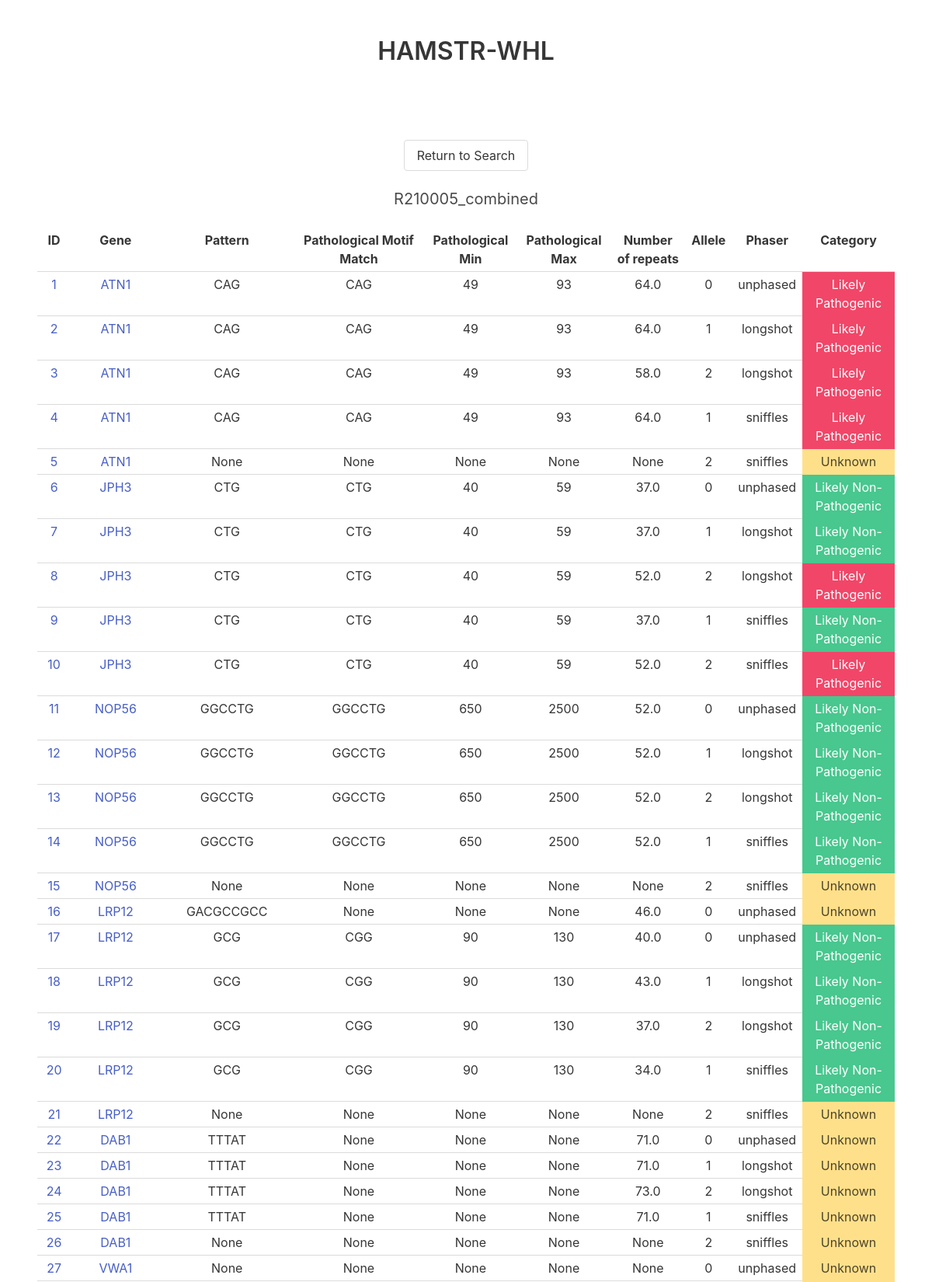
/sample/R210005_combined (upper part), run on the app's committed database.
### tables this page shows
CREATE TABLE Sample (
	id INTEGER PRIMARY KEY,
	sample VARCHAR(20)
);

CREATE TABLE Result (
	id INTEGER PRIMARY KEY AUTOINCREMENT,
	sample INTEGER NOT NULL,
	gene INTEGER NOT NULL,
	allele INTEGER,
	phaser INTEGER NOT NULL,
	pattern TEXT,
	motif INTEGER,
	numRepeats REAL,
	match INTEGER,
	score INTEGER,
	category TEXT CHECK(category IN ('Likely Pathogenic', 'Likely Non-Pathogenic', 'Unknown')) NULL DEFAULT NULL,
	sequence TEXT,
	FOREIGN KEY (sample) REFERENCES Sample(id),
	FOREIGN KEY (gene) REFERENCES Gene(id),
	FOREIGN KEY (motif) REFERENCES Motif(id),
	FOREIGN KEY (phaser) REFERENCES Phaser(id)
);

CREATE TABLE Gene (
  id INTEGER PRIMARY KEY AUTOINCREMENT,
  name VARCHAR(10) UNIQUE NOT NULL,
  chromosome VARCHAR(10) NOT NULL,
  phenotype TEXT,
  inheritanceMode VARCHAR(2) CHECK(inheritanceMode IN ('AD', 'AR', 'XL', 'CMPLX')) NULL DEFAULT NULL,
  startCoordHG38 VARCHAR(12),
  endCoordHG38 VARCHAR(12)
);

CREATE TABLE Motif (
  id INTEGER PRIMARY KEY AUTOINCREMENT,
  gene INTEGER NOT NULL,
  pattern VARCHAR(10) NOT NULL,
  size INTEGER,
  pathMin INTEGER,
  pathMax INTEGER,
  FOREIGN KEY (gene) REFERENCES Gene(id)
);

### app.py (the view)
@app.route("/sample/<sample>", methods=["POST","GET"])
def get_sample(sample):
	error = None
	conn = get_db()
	results = get_sample_results(sample, conn)
	if not results:
		error = "No results found for "+sample
	return render_template("sample_page.html", sample=sample, results=results, error=error)

### app.py (called while the page is built)
def get_db():
    db = getattr(g, '_database', None)
    if db is None:
        db = g._database = sqlite3.connect(DATABASE)
    return db

@app.teardown_appcontext
def close_connection(exception):
    db = getattr(g, '_database', None)
    if db is not None:
        db.close()

### data_reader.py (called while the page is built)
def get_sample_id(conn, sample):
	cur = conn.cursor()
	cur.execute("SELECT id FROM Sample WHERE sample LIKE ?;", (sample,))
	id = cur.fetchone()
	if id is not None:
		return id[0]
	return id

def get_sample_results(sample, conn):
	sample = get_sample_id(conn, sample)
	if sample is None:
		return None
	cur = conn.cursor()
	cur.execute("SELECT r.id, g.name, r.pattern, m.pattern, m.pathMin, m.pathMax, r.numRepeats, r.allele, r.phaser, r.category FROM Result r LEFT JOIN Gene g ON r.gene = g.id LEFT JOIN Motif m ON r.motif = m.id WHERE r.sample LIKE ?", (sample,))
	results = cur.fetchall()
	return results

### templates/sample_page.html (shortened to what this page needs)
<!DOCTYPE html>
<html lang="en" dir="ltr">
    <head>
        <link rel="stylesheet" href="https://cdn.jsdelivr.net/npm/bulma@0.9.1/css/bulma.css">
    </head>
    <body>
        <section class="section has-text-centered">
            <a href="/"><h1 class="title">HAMSTR-WHL</h1></a>
        </section>
        <section class="section has-text-centered">
						{% if error %}
								<h1 class="subtitle" style="color:hsl(348, 100%, 61%)">{{error}}</h1>
								<a href="/search"><button class="button">Return to Search</button></a>
						{% elif results %}
								<a href="/search"><button class="button">Return to Search</button></a>
								<br><br>
								<h1 class="subtitle">{{sample}}</h1>
								<div class="table-container">
									<table class="table is-hoverable is-narrow">
									<tr>
											<th>ID</th>
											<th>Gene</th>
											<th>Pattern</th>
											<th>Pathological Motif Match</th>
											<th>Pathological Min</th>
											<th>Pathological Max</th>
											<th>Number of repeats</th>
											<th>Allele</th>
											<th>Phaser</th>
											<th>Category</th>
									</tr>
									{% for result in results %}
											<tr>
													<td><a href="/result/{{result[0]}}">{{result[0]}}</a></td>
													<td><a href="/{{sample}}/{{result[1]}}">{{result[1]}}</a></td>
													<td>{{result[2]}}</td>
													<td>{{result[3]}}</td>
													<td>{{result[4]}}</td>
													<td>{{result[5]}}</td>
													<td>{{result[6]}}</td>
													<td>{{result[7]}}</td>
													<td>{{result[8]}}</td>
													{% if result[9] == 'Likely Pathogenic' %}
															<td class="is-danger">{{result[9]}}</td>
													{% elif result[9] == 'Unknown' %}
															<td class="is-warning">{{result[9]}}</td>
													{% elif result[9] == 'Likely Non-Pathogenic' %}
															<td class="is-success">{{result[9]}}</td>
													{% else %}
															<td></td>
													{% endif %}
											</tr>
									{% endfor %}
								</table>
							</div>
						{% endif %}
        </section>
    </body>
</html>

### templates/sample_page.html (style rules this page uses)
table { margin-left: auto; margin-right: auto; }

### data on the page
Sample: sample "R210005_combined"
Result: id "1", name "ATN1", pattern "CAG", pathMin "49", pathMax "93", numRepeats "64.0", allele "0", phaser "unphased", category "Likely Pathogenic"
Result: id "2", name "ATN1", pattern "CAG", pathMin "49", pathMax "93", numRepeats "64.0", allele "1", phaser "longshot", category "Likely Pathogenic"
Result: id "3", name "ATN1", pattern "CAG", pathMin "49", pathMax "93", numRepeats "58.0", allele "2", phaser "longshot", category "Likely Pathogenic"
Result: id "4", name "ATN1", pattern "CAG", pathMin "49", pathMax "93", numRepeats "64.0", allele "1", phaser "sniffles", category "Likely Pathogenic"
Result: id "5", name "ATN1", result "None", allele "2", phaser "sniffles", category "Unknown"
Result: id "6", name "JPH3", pattern "CTG", pathMin "40", pathMax "59", numRepeats "37.0", allele "0", phaser "unphased", category "Likely Non-Pathogenic"
Result: id "7", name "JPH3", pattern "CTG", pathMin "40", pathMax "59", numRepeats "37.0", allele "1", phaser "longshot", category "Likely Non-Pathogenic"
Result: id "8", name "JPH3", pattern "CTG", pathMin "40", pathMax "59", numRepeats "52.0", allele "2", phaser "longshot", category "Likely Pathogenic"
Result: id "9", name "JPH3", pattern "CTG", pathMin "40", pathMax "59", numRepeats "37.0", allele "1", phaser "sniffles", category "Likely Non-Pathogenic"
Result: id "10", name "JPH3", pattern "CTG", pathMin "40", pathMax "59", numRepeats "52.0", allele "2", phaser "sniffles", category "Likely Pathogenic"
Result: id "11", name "NOP56", pattern "GGCCTG", pathMin "650", pathMax "2500", numRepeats "52.0", allele "0", phaser "unphased", category "Likely Non-Pathogenic"
Result: id "12", name "NOP56", pattern "GGCCTG", pathMin "650", pathMax "2500", numRepeats "52.0", allele "1", phaser "longshot", category "Likely Non-Pathogenic"
Result: id "13", name "NOP56", pattern "GGCCTG", pathMin "650", pathMax "2500", numRepeats "52.0", allele "2", phaser "longshot", category "Likely Non-Pathogenic"
Result: id "14", name "NOP56", pattern "GGCCTG", pathMin "650", pathMax "2500", numRepeats "52.0", allele "1", phaser "sniffles", category "Likely Non-Pathogenic"
Result: id "15", name "NOP56", result "None", allele "2", phaser "sniffles", category "Unknown"
Result: id "16", name "LRP12", pattern "GACGCCGCC", result "None", numRepeats "46.0", allele "0", phaser "unphased", category "Unknown"
Result: id "17", name "LRP12", pattern "GCG", pattern "CGG", pathMin "90", pathMax "130", numRepeats "40.0", allele "0", phaser "unphased", category "Likely Non-Pathogenic"
Result: id "18", name "LRP12", pattern "GCG", pattern "CGG", pathMin "90", pathMax "130", numRepeats "43.0", allele "1", phaser "longshot", category "Likely Non-Pathogenic"
Result: id "19", name "LRP12", pattern "GCG", pattern "CGG", pathMin "90", pathMax "130", numRepeats "37.0", allele "2", phaser "longshot", category "Likely Non-Pathogenic"
Result: id "20", name "LRP12", pattern "GCG", pattern "CGG", pathMin "90", pathMax "130", numRepeats "34.0", allele "1", phaser "sniffles", category "Likely Non-Pathogenic"
Result: id "21", name "LRP12", result "None", allele "2", phaser "sniffles", category "Unknown"
Result: id "22", name "DAB1", pattern "TTTAT", result "None", numRepeats "71.0", allele "0", phaser "unphased", category "Unknown"
Result: id "23", name "DAB1", pattern "TTTAT", result "None", numRepeats "71.0", allele "1", phaser "longshot", category "Unknown"
Result: id "24", name "DAB1", pattern "TTTAT", result "None", numRepeats "73.0", allele "2", phaser "longshot", category "Unknown"
Result: id "25", name "DAB1", pattern "TTTAT", result "None", numRepeats "71.0", allele "1", phaser "sniffles", category "Unknown"
Result: id "26", name "DAB1", result "None", allele "2", phaser "sniffles", category "Unknown"
Result: id "27", name "VWA1", result "None", allele "0", phaser "unphased", category "Unknown"
